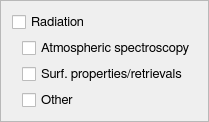
                   <widget class="QFrame" name="frame">
                    <property name="frameShape">
                     <enum>QFrame::StyledPanel</enum>
                    </property>
                    <property name="frameShadow">
                     <enum>QFrame::Raised</enum>
                    </property>
                    <layout class="QVBoxLayout" name="verticalLayout">
                     <item>
                      <widget class="QCheckBox" name="radiationCheck">
                       <property name="font">
                        <font>
                         <family>FreeSans</family>
                         <pointsize>10</pointsize>
                         <weight>50</weight>
                         <bold>false</bold>
                         <stylestrategy>PreferAntialias</stylestrategy>
                         <kerning>true</kerning>
                        </font>
                       </property>
                       <property name="text">
                        <string>Radiation</string>
                       </property>
                      </widget>
                     </item>
                     <item>
                      <layout class="QHBoxLayout" name="horizontalLayout_9">
                       <item>
                        <spacer name="horizontalSpacer_9">
                         <property name="orientation">
                          <enum>Qt::Horizontal</enum>
                         </property>
                         <property name="sizeType">
                          <enum>QSizePolicy::Fixed</enum>
                         </property>
                         <property name="sizeHint" stdset="0">
                          <size>
                           <width>10</width>
                           <height>20</height>
                          </size>
                         </property>
                        </spacer>
                       </item>
                       <item>
                        <widget class="QCheckBox" name="radiationAtmosSpectroscopyCheck">
                         <property name="font">
                          <font>
                           <family>FreeSans</family>
                           <pointsize>10</pointsize>
                           <weight>50</weight>
                           <bold>false</bold>
                           <stylestrategy>PreferAntialias</stylestrategy>
                           <kerning>true</kerning>
                          </font>
                         </property>
                         <property name="text">
                          <string>Atmospheric spectroscopy</string>
                         </property>
                        </widget>
                       </item>
                      </layout>
                     </item>
                     <item>
                      <layout class="QHBoxLayout" name="horizontalLayout_10">
                       <item>
                        <spacer name="horizontalSpacer_10">
                         <property name="orientation">
                          <enum>Qt::Horizontal</enum>
                         </property>
                         <property name="sizeType">
                          <enum>QSizePolicy::Fixed</enum>
                         </property>
                         <property name="sizeHint" stdset="0">
                          <size>
                           <width>10</width>
                           <height>20</height>
                          </size>
                         </property>
                        </spacer>
                       </item>
                       <item>
                        <widget class="QCheckBox" name="radiationSurfPropertiesCheck">
                         <property name="font">
                          <font>
                           <family>FreeSans</family>
                           <pointsize>10</pointsize>
                           <weight>50</weight>
                           <bold>false</bold>
                           <stylestrategy>PreferAntialias</stylestrategy>
                           <kerning>true</kerning>
                          </font>
                         </property>
                         <property name="text">
                          <string>Surf. properties/retrievals</string>
                         </property>
                        </widget>
                       </item>
                      </layout>
                     </item>
                     <item>
                      <layout class="QHBoxLayout" name="horizontalLayout_11">
                       <item>
                        <spacer name="horizontalSpacer_11">
                         <property name="orientation">
                          <enum>Qt::Horizontal</enum>
                         </property>
                         <property name="sizeType">
                          <enum>QSizePolicy::Fixed</enum>
                         </property>
                         <property name="sizeHint" stdset="0">
                          <size>
                           <width>10</width>
                           <height>20</height>
                          </size>
                         </property>
                        </spacer>
                       </item>
                       <item>
                        <widget class="QCheckBox" name="radiationOtherCheck">
                         <property name="font">
                          <font>
                           <family>FreeSans</family>
                           <pointsize>10</pointsize>
                           <weight>50</weight>
                           <bold>false</bold>
                           <stylestrategy>PreferAntialias</stylestrategy>
                           <kerning>true</kerning>
                          </font>
                         </property>
                         <property name="text">
                          <string>Other</string>
                         </property>
                        </widget>
                       </item>
                      </layout>
                     </item>
                    </layout>
                   </widget>
